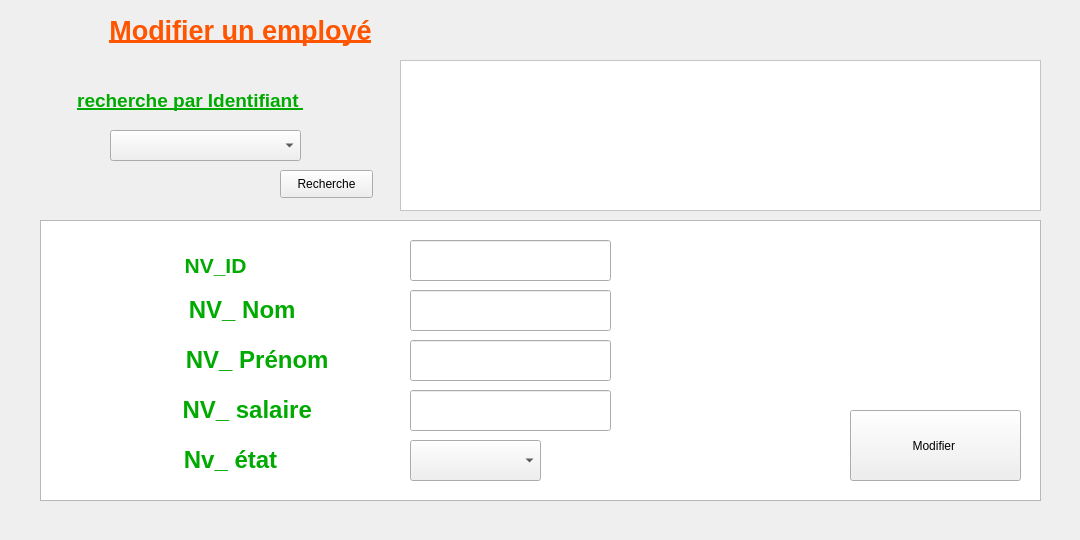
     <widget class="QWidget" name="tab_10">
      <attribute name="title">
       <string>modifier profils</string>
      </attribute>
      <widget class="QTableView" name="tabprofils_modif">
       <property name="geometry">
        <rect>
         <x>400</x>
         <y>60</y>
         <width>641</width>
         <height>151</height>
        </rect>
       </property>
       <property name="styleSheet">
        <string notr="true">background-color: rgb(255, 255, 255);</string>
       </property>
      </widget>
      <widget class="QTextBrowser" name="textBrowser">
       <property name="geometry">
        <rect>
         <x>40</x>
         <y>220</y>
         <width>1001</width>
         <height>281</height>
        </rect>
       </property>
       <property name="styleSheet">
        <string notr="true">background-image: url(:/image/image/pic.jpg);</string>
       </property>
      </widget>
      <widget class="QLabel" name="label_16">
       <property name="geometry">
        <rect>
         <x>100</x>
         <y>390</y>
         <width>301</width>
         <height>41</height>
        </rect>
       </property>
       <property name="text">
        <string>&lt;html&gt;&lt;head/&gt;&lt;body&gt;&lt;p align=&quot;center&quot;&gt;&lt;span style=&quot; font-size:18pt; font-weight:600; color:#00aa00;&quot;&gt;NV_ salaire &lt;/span&gt;&lt;/p&gt;&lt;/body&gt;&lt;/html&gt;</string>
       </property>
      </widget>
      <widget class="QLabel" name="label_19">
       <property name="geometry">
        <rect>
         <x>100</x>
         <y>440</y>
         <width>261</width>
         <height>41</height>
        </rect>
       </property>
       <property name="text">
        <string>&lt;html&gt;&lt;head/&gt;&lt;body&gt;&lt;p align=&quot;center&quot;&gt;&lt;span style=&quot; font-size:18pt; font-weight:600; color:#00aa00;&quot;&gt;Nv_ état&lt;/span&gt;&lt;/p&gt;&lt;/body&gt;&lt;/html&gt;</string>
       </property>
      </widget>
      <widget class="QLabel" name="label_20">
       <property name="geometry">
        <rect>
         <x>490</x>
         <y>290</y>
         <width>55</width>
         <height>16</height>
        </rect>
       </property>
       <property name="text">
        <string/>
       </property>
      </widget>
      <widget class="QPushButton" name="pb_modifier">
       <property name="geometry">
        <rect>
         <x>850</x>
         <y>410</y>
         <width>171</width>
         <height>71</height>
        </rect>
       </property>
       <property name="styleSheet">
        <string notr="true">font: 75 12pt &quot;MS Shell Dlg 2&quot;;</string>
       </property>
       <property name="text">
        <string>Modifier </string>
       </property>
      </widget>
      <widget class="QPushButton" name="pb_rechm">
       <property name="geometry">
        <rect>
         <x>280</x>
         <y>170</y>
         <width>93</width>
         <height>28</height>
        </rect>
       </property>
       <property name="text">
        <string>Recherche</string>
       </property>
      </widget>
      <widget class="QLineEdit" name="lineEdit_nvs">
       <property name="geometry">
        <rect>
         <x>410</x>
         <y>390</y>
         <width>201</width>
         <height>41</height>
        </rect>
       </property>
      </widget>
      <widget class="QLineEdit" name="lineEdit_nvp">
       <property name="geometry">
        <rect>
         <x>410</x>
         <y>340</y>
         <width>201</width>
         <height>41</height>
        </rect>
       </property>
      </widget>
      <widget class="QLineEdit" name="lineEdit_nvn">
       <property name="geometry">
        <rect>
         <x>410</x>
         <y>290</y>
         <width>201</width>
         <height>41</height>
        </rect>
       </property>
      </widget>
      <widget class="QLabel" name="label_23">
       <property name="geometry">
        <rect>
         <x>120</x>
         <y>340</y>
         <width>281</width>
         <height>41</height>
        </rect>
       </property>
       <property name="text">
        <string>&lt;html&gt;&lt;head/&gt;&lt;body&gt;&lt;p align=&quot;center&quot;&gt;&lt;span style=&quot; font-size:18pt; font-weight:600; color:#00aa00;&quot;&gt;NV_ Prénom &lt;/span&gt;&lt;/p&gt;&lt;/body&gt;&lt;/html&gt;</string>
       </property>
      </widget>
      <widget class="QLabel" name="label_29">
       <property name="geometry">
        <rect>
         <x>110</x>
         <y>290</y>
         <width>271</width>
         <height>41</height>
        </rect>
       </property>
       <property name="text">
        <string>&lt;html&gt;&lt;head/&gt;&lt;body&gt;&lt;p align=&quot;center&quot;&gt;&lt;span style=&quot; font-size:18pt; font-weight:600; color:#00aa00;&quot;&gt;NV_ Nom &lt;/span&gt;&lt;/p&gt;&lt;/body&gt;&lt;/html&gt;</string>
       </property>
      </widget>
      <widget class="QComboBox" name="comboBox_mP">
       <property name="geometry">
        <rect>
         <x>110</x>
         <y>130</y>
         <width>191</width>
         <height>31</height>
        </rect>
       </property>
      </widget>
      <widget class="QComboBox" name="comboBox_etatm">
       <property name="geometry">
        <rect>
         <x>410</x>
         <y>440</y>
         <width>131</width>
         <height>41</height>
        </rect>
       </property>
      </widget>
      <widget class="QLineEdit" name="lineEdit_nvid">
       <property name="geometry">
        <rect>
         <x>410</x>
         <y>240</y>
         <width>201</width>
         <height>41</height>
        </rect>
       </property>
      </widget>
      <widget class="QLabel" name="label_33">
       <property name="geometry">
        <rect>
         <x>30</x>
         <y>80</y>
         <width>321</width>
         <height>41</height>
        </rect>
       </property>
       <property name="text">
        <string>&lt;html&gt;&lt;head/&gt;&lt;body&gt;&lt;p align=&quot;center&quot;&gt;&lt;span style=&quot; font-size:14pt; font-weight:600; text-decoration: underline; color:#00aa00;&quot;&gt;recherche par Identifiant &lt;/span&gt;&lt;/p&gt;&lt;/body&gt;&lt;/html&gt;</string>
       </property>
      </widget>
      <widget class="QLabel" name="label_32">
       <property name="geometry">
        <rect>
         <x>0</x>
         <y>0</y>
         <width>1071</width>
         <height>531</height>
        </rect>
       </property>
       <property name="styleSheet">
        <string notr="true"> 
background-image: url(:/image/pic.jpg);</string>
       </property>
       <property name="text">
        <string/>
       </property>
      </widget>
      <widget class="QLabel" name="label_46">
       <property name="geometry">
        <rect>
         <x>0</x>
         <y>0</y>
         <width>61</width>
         <height>61</height>
        </rect>
       </property>
       <property name="styleSheet">
        <string notr="true"> 
 
image: url(:/image/logo (1) (1) (1).png);</string>
       </property>
       <property name="text">
        <string/>
       </property>
      </widget>
      <widget class="QLabel" name="label_48">
       <property name="geometry">
        <rect>
         <x>150</x>
         <y>250</y>
         <width>131</width>
         <height>31</height>
        </rect>
       </property>
       <property name="text">
        <string>&lt;html&gt;&lt;head/&gt;&lt;body&gt;&lt;p align=&quot;center&quot;&gt;&lt;span style=&quot; font-size:16pt; font-weight:600; color:#00aa00;&quot;&gt;NV_ID&lt;/span&gt;&lt;/p&gt;&lt;/body&gt;&lt;/html&gt;</string>
       </property>
      </widget>
      <widget class="QLabel" name="label_52">
       <property name="geometry">
        <rect>
         <x>30</x>
         <y>0</y>
         <width>421</width>
         <height>61</height>
        </rect>
       </property>
       <property name="text">
        <string>&lt;html&gt;&lt;head/&gt;&lt;body&gt;&lt;p align=&quot;center&quot;&gt;&lt;span style=&quot; font-size:20pt; font-weight:600; text-decoration: underline; color:#ff5500;&quot;&gt;Modifier un employé&lt;/span&gt;&lt;/p&gt;&lt;/body&gt;&lt;/html&gt;</string>
       </property>
      </widget>
      <zorder>label_32</zorder>
      <zorder>tabprofils_modif</zorder>
      <zorder>textBrowser</zorder>
      <zorder>label_16</zorder>
      <zorder>label_19</zorder>
      <zorder>label_20</zorder>
      <zorder>pb_modifier</zorder>
      <zorder>pb_rechm</zorder>
      <zorder>lineEdit_nvs</zorder>
      <zorder>lineEdit_nvp</zorder>
      <zorder>lineEdit_nvn</zorder>
      <zorder>label_23</zorder>
      <zorder>label_29</zorder>
      <zorder>comboBox_mP</zorder>
      <zorder>comboBox_etatm</zorder>
      <zorder>lineEdit_nvid</zorder>
      <zorder>label_33</zorder>
      <zorder>label_46</zorder>
      <zorder>label_48</zorder>
      <zorder>label_52</zorder>
     </widget>
